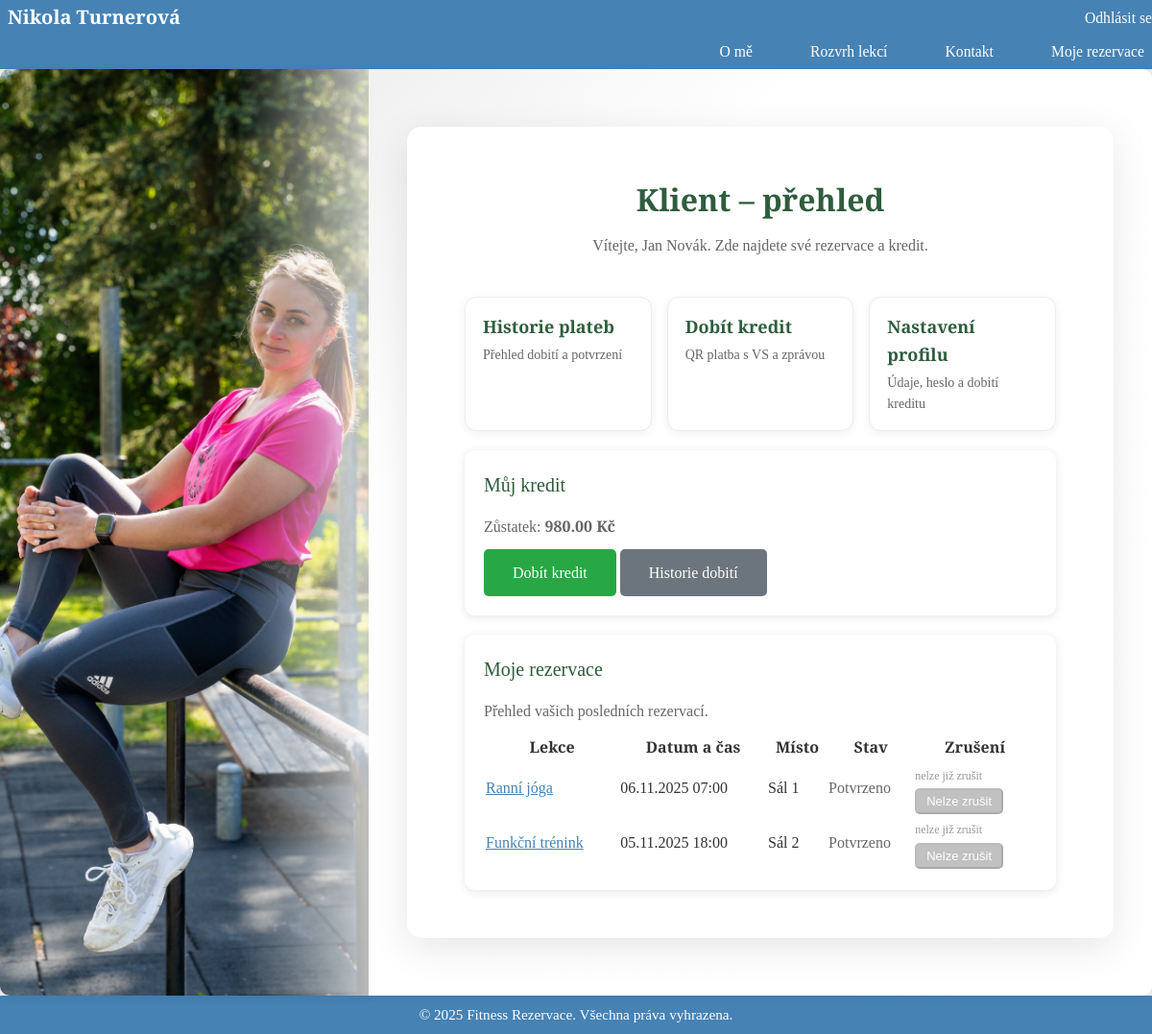
The app's page /accounts/client/dashboard/ (signed in) with its own data.
### accounts/models.py (models this page shows, shortened)
class User(AbstractUser):
    USER_TYPE_CHOICES = (
        ('instructor', 'Lektor'),
        ('client', 'Klient'),
    )
    user_type = models.CharField(max_length=10, default='client', choices=USER_TYPE_CHOICES)
    email = models.EmailField(unique=True, blank=False)  # Email jako jedinečný identifikátor
    credits = models.DecimalField(
        max_digits=10,
        decimal_places=2,
        default=0,
        validators=[MinValueValidator(0)]
    )
    phone = models.CharField(max_length=20, blank=True)
    bio = models.TextField(blank=True)
    @property
    def is_instructor(self) -> bool:
        return self.user_type == 'instructor'

### bookings/models.py (models this page shows, shortened)
class Booking(models.Model):
    STATUS_CHOICES = (
        ('pending', 'Čeká na potvrzení'),
        ('confirmed', 'Potvrzeno'),
        ('cancelled', 'Zrušeno'),
    )
    client = models.ForeignKey(
        settings.AUTH_USER_MODEL,
        on_delete=models.CASCADE,
        related_name='client_bookings',
        limit_choices_to={'user_type': 'client'}
    )
    time_slot = models.ForeignKey(TimeSlot, on_delete=models.CASCADE)
    status = models.CharField(max_length=10, choices=STATUS_CHOICES, default='pending', db_index=True)
    created_at = models.DateTimeField(auto_now_add=True)
    def can_cancel(self):
        if self.status == 'cancelled':
            return False
        now = timezone.now()
        time_before_lesson = self.time_slot.start_time - now
        return time_before_lesson >= timedelta(hours=2)
    class Meta:
        ordering = ['-created_at']
        indexes = [
            models.Index(fields=['status', 'created_at']),
        ]

class TimeSlot(models.Model):
    lesson = models.ForeignKey(Lesson, on_delete=models.CASCADE)
    start_time = models.DateTimeField(db_index=True)  # Index pro rychlejší vyhledávání
    is_available = models.BooleanField(default=True)
    class Meta:
        ordering = ['start_time']
        indexes = [
            models.Index(fields=['start_time', 'is_available']),
        ]

class Lesson(models.Model):
    instructor = models.ForeignKey(
        settings.AUTH_USER_MODEL,
        on_delete=models.CASCADE,
        related_name='instructor_lessons',
        limit_choices_to={'user_type': 'instructor'}
    )
    title = models.CharField(max_length=200)
    description = models.TextField(blank=True)
    price = models.DecimalField(max_digits=10, decimal_places=2)
    duration = models.IntegerField(help_text="Délka lekce v minutách")
    capacity = models.IntegerField(help_text="Maximální počet účastníků")
    date = models.DateField(help_text="Datum konání lekce", default=timezone.now)
    start_time = models.TimeField(help_text="Čas začátku lekce", default="09:00")
    location = models.CharField(max_length=200, help_text="Místo konání lekce", default="Fitness centrum")
    category = models.ForeignKey(
        Category,
        on_delete=models.SET_NULL,
        null=True,
        blank=True,
        related_name='lessons',
        verbose_name='Kategorie'
    )

### accounts/views.py (the view)
# urls.py: path('client/dashboard/', views.ClientDashboardView.as_view(), name='client_dashboard'),
class ClientDashboardView(LoginRequiredMixin, TemplateView):
	template_name = 'accounts/client_dashboard.html'
	def get_context_data(self, **kwargs):
		context = super().get_context_data(**kwargs)
		if self.request.user.user_type != 'client':
			return redirect('about')
		return context

### templates/accounts/client_dashboard.html
{% extends 'base.html' %}
{% load static %}
{% block content %}
<div class="login-wrapper">
  <div class="login-container dashboard-container" style="max-width: 100%; width: 100%; flex: 3;">
    <div class="login-header">
      <h2>Klient – přehled</h2>
      <p>Vítejte, {{ request.user.get_full_name|default:request.user.username }}. Zde najdete své rezervace a kredit.</p>
    </div>
    <div class="dashboard-actions">
      <a class="action-card" href="{% url 'payment_history' %}">
        <span class="action-title">Historie plateb</span>
        <span class="action-sub">Přehled dobití a potvrzení</span>
      </a>
      <a class="action-card" href="{% url 'topup_create' %}">
        <span class="action-title">Dobít kredit</span>
        <span class="action-sub">QR platba s VS a zprávou</span>
      </a>
      <a class="action-card" href="{% url 'accounts:profile' %}">
        <span class="action-title">Nastavení profilu</span>
        <span class="action-sub">Údaje, heslo a dobití kreditu</span>
      </a>
    </div>
    <div class="lesson-card" style="margin-bottom: 20px;">
      <div class="lesson-title">Můj kredit</div>
      <div class="lesson-info">Zůstatek: <strong>{{ request.user.credits }} Kč</strong></div>
      <div style="margin-top:10px;">
        <a class="btn" href="{% url 'topup_create' %}" style="background:#28a745; color:white;">Dobít kredit</a>
        <a class="btn" href="{% url 'topup_history' %}" style="background:#6c757d; color:white;">Historie dobití</a>
      </div>
    </div>
    <div class="lesson-card">
      <div class="lesson-title">Moje rezervace</div>
      <div class="lesson-info">Přehled vašich posledních rezervací.</div>
      {% with bookings=request.user.client_bookings.all %}
        {% if bookings %}
          <div>
            <table class="table table-striped" style="width:100%; margin-top:10px;">
              <thead>
                <tr>
                  <th>Lekce</th>
                  <th>Datum a čas</th>
                  <th>Místo</th>
                  <th>Stav</th>
                  <th>Zrušení</th>
                </tr>
              </thead>
              <tbody>
                {% for b in bookings|slice:':10' %}
                  <tr>
                    <td>
                      <a href="{% url 'bookings:lesson_detail' b.time_slot.lesson.id %}" style="text-decoration:underline; color:#4682b4;">{{ b.time_slot.lesson.title }}</a>
                    </td>
                    <td>{{ b.time_slot.start_time|date:'d.m.Y H:i' }}</td>
                    <td>{{ b.time_slot.lesson.location }}</td>
                    <td><span style="color:#666;">{{ b.get_status_display }}</span></td>
                    <td>
                      {% if b.status != 'cancelled' %}
                        {% if b.can_cancel %}
                          <span style="color:#28a745; font-size:12px;">lze zrušit do {{ b.cancellation_deadline|date:'d.m. H:i' }}</span><br>
                          <form method="post" action="{% url 'bookings:booking_cancel' b.id %}" style="display:inline;">
                            {% csrf_token %}
                            <button type="submit" class="btn" style="padding:4px 10px; font-size:13px; background:#dc3545; margin-top:2px;" onclick="return confirm('Opravdu chcete zrušit tuto rezervaci?')">Zrušit</button>
                          </form>
                        {% else %}
                          <span style="color:#999; font-size:12px;">nelze již zrušit</span><br>
                          <button disabled class="btn" style="padding:4px 10px; font-size:13px; background:#999; cursor:not-allowed; opacity:0.6; margin-top:2px;">Nelze zrušit</button>
                        {% endif %}
                      {% endif %}
                    </td>
                  </tr>
                {% endfor %}
              </tbody>
            </table>
          </div>
        {% else %}
          <p style="margin-top:10px; color:#666;">Zatím nemáte žádné rezervace.</p>
        {% endif %}
      {% endwith %}
    </div>
  </div>
</div>
{% endblock %}

### static/css/style.css (style rules this page uses)
* { margin: 0; padding: 0; box-sizing: border-box; }
:root { --header-h: 72px; --footer-h: 40px; }
html, body { height: 100%; margin: 0; }
body { font-family: 'Poppins', 'Cormorant Garamond', serif; color: #333; line-height: 1.6; min-height: 100vh; background-color: #f0f0f0; padding: 0; overflow: hidden; }
.btn { display: inline-block; padding: 12px 30px; background-color: #4682b4;; color: white; text-decoration: none; border-radius: 5px; font-weight: 500; transition: background-color 0.3s; }
.lesson-card { background: white; border-radius: 10px; padding: 20px; box-shadow: 0 2px 10px rgba(0,0,0,0.1); transition: transform 0.3s, box-shadow 0.3s; }
.lesson-title { font-size: 20px; color: #2e5d3d; margin-bottom: 15px; }
.lesson-info { margin-bottom: 10px; color: #666; }
.login-wrapper { display: flex; justify-content: center; align-items: center; min-height: 100%; padding: 40px 20px; }
.login-container { background: white; border-radius: 15px; box-shadow: 0 10px 40px rgba(0, 0, 0, 0.1); padding: 50px 60px; width: 100%; max-width: 500px; animation: fadeInUp 0.5s ease; }
.dashboard-container { max-width: 1400px; width: 100%; flex: 3; }
.login-header { text-align: center; margin-bottom: 40px; }
.login-header h2 { font-size: 32px; color: #2e5d3d; margin-bottom: 10px; font-weight: 600; }
.login-header p { color: #666; font-size: 16px; margin: 0; }
.dashboard-actions { display: flex; gap: 16px; align-items: stretch; margin-bottom: 20px; }
.dashboard-actions .action-card { flex: 1; background: white; border-radius: 12px; padding: 16px 18px; text-decoration: none; color: inherit; box-shadow: 0 2px 10px rgba(0,0,0,0.06); border: 1px solid #ececec; transition: transform 0.2s ease, box-shadow 0.2s ease; }
.dashboard-actions .action-title { display: block; font-weight: 600; color: #2e5d3d; font-size: 18px; }
.dashboard-actions .action-sub { display: block; color: #666; margin-top: 4px; font-size: 14px; }

### records on screen
User: user.get_full_name "Jan Novák", user.credits "980.00"
Booking: time_slot.lesson "Ranní jóga", time_slot.start_time "06.11.2025 07:00", time_slot.lesson.location "Sál 1", status "Potvrzeno", shows "nelze již zrušit"
Booking: time_slot.lesson "Funkční trénink", time_slot.start_time "05.11.2025 18:00", time_slot.lesson.location "Sál 2", status "Potvrzeno", shows "nelze již zrušit"
